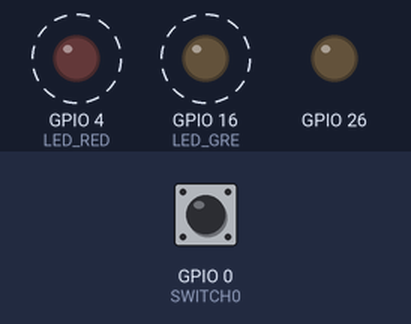
Recording of a sketch running on a simulated ESP32. Parts: output pins drawn as LEDs (lit = HIGH). Dashed ring = blinking. Inputs (shaded band) come from the test bench; at power-on: GPIO 0 (SWITCH0) HIGH.

Above: at 0.35 s.
Timing chart, 0 to 3.3 s (numbered marks = the images above):
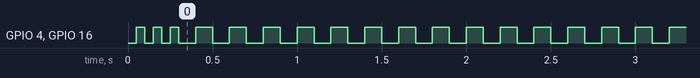

Measured:
- by itself, GPIO 4 (LED_RED), GPIO 16 (LED_GRE): alternates HIGH for 0.10 s and LOW for 0.10 s

The sketch:

BuzzerTest00.ino
```cpp
#include <Arduino.h>
//#include <Esp32.h>
#include <time.h>
#include "def.h"
#include "Init.h"
#include "LedCtrl.h"
#include "Bzctrl.h"

extern float flSound[][12];
extern int beat;
//********************************************************
void setup()
{
  Initialize_Port();

  LedFlash(50,3,false);

  InitBz();

  BzGoUp(10, 10);
  BzStop(200);

}

//********************************************************
void loop()
{

  // Bz_DragonQuest_Preface();
  // BzStop(200);

  // LedFlash(50,3,false);
  // BzGoDown(10,10);
  // BzTest();
  //BzTest2();

  //digitalWrite(26, !digitalRead(26));


  LedFlash(100,1,false);
  if(digitalRead(SWITCH0) == 0)
  {
    while(1)
    {
      LedFlash(10,1,false);
      if(digitalRead(SWITCH0) == 1)
      {
        Bz_DragonQuest_Preface();
        break;
      }
    }
  }


}

//****************************************************************************************************************
//****************************************************************************************************************
//****************************************************************************************************************
```

BzCtrl.h
```cpp
#include <Arduino.h>
#include "def.h"


//void BzNote(int type, int iTime, int scale);
void BzNote(float type, float iTime, float scale, float iPase);
float getScale0(float iNote);
float getScale1(float iNote);
void InitBz();
void BuzzerRing_Dot(int ringNum, int iPeriod);

//Music*********************
void BzRing(float frq, float ringTime);
void BzExtend(float extendTime);
void BzStop(float stopTime);
void BzRest(float restTime);
//Music*********************

void BzTest();
void BzTest2();
void Bz_DragonQuest_Preface();

void BzGoUp(float ringTime, float stopTime);
void BzGoDown(float ringTime, float stopTime);
```

Init.cpp
```cpp
#include <Arduino.h>
#include "init.h"
#include "def.h"

// float flSound[][12] =
//     {
//         {130.813, 138.591, 146.832, 155.563, 164.814, 174.614, 184.997, 195.998, 207.652, 220, 233.082, 246.942},
//         {261.626, 277.183, 293.665, 311.127, 329.628, 349.228, 369.994, 391.995, 415.305, 440, 466.164, 493.883},
//         {523.251, 554.365, 587.33, 622.254, 659.255, 698.456, 739.989, 783.991, 830.609, 880, 932.328, 987.767},
//         {1046.502, 1108.731, 1174.659, 1244.508, 1318.51, 1396.913, 1479.978, 1567.982, 1661.219, 1760, 1864.655, 1975.533},
//         {2093.005, 2217.461, 2349.318, 2489.016, 2637.02, 2793.826, 2959.955, 3135.963, 3322.438, 3520, 3729.31, 3951.066},
//         {4186.009, 0, 0, 0, 0, 0, 0, 0, 0, 0, 0, 0}
//         /*　0ド , 1ド# , 2レ, 3レ#, 4ミ , 5ファ , 6ファ# , 7ソ , 8ソ# , 9ラ , 10ラ# , 11シ　*/
//     };


//test = 0;

void Initialize_Port()
{

    //LED
    pinMode(LED_RED, OUTPUT);
    pinMode(LED_GRE, OUTPUT);

    digitalWrite(LED_RED, HIGH);
    digitalWrite(LED_GRE, HIGH);

    //スポットライト
    //pinMode(SPOT_LIGHT, OUTPUT);
    //digitalWrite(SPOT_LIGHT, LOW);

    //人感センサ
    //pinMode(HUMAN_SENSOR, INPUT);
    //pinMode(15, INPUT);

    //ブザー
    //pinMode(BUZZER_PWM, OUTPUT);
    //digitalWrite(BUZZER_PWM, LOW);

    //テスト用
    pinMode(26, OUTPUT);
    digitalWrite(26, LOW);

    //タクトスイッチ
    pinMode(SWITCH0, INPUT_PULLUP);
}
```

Init.h
```cpp
//変数宣言
//extern float float flSound[][12] ;

void Initialize_Port();
```

LedCtrl.cpp
```cpp
#include "LedCtrl.h"

void LedFlash(int iPeriod, int iLightNum, bool blLighsUp)
{
  int iLoop = iLightNum*2;
  for(int i = 0; i < iLoop; i++)
  {
    digitalWrite(LED_RED, !digitalRead(LED_RED));
    digitalWrite(LED_GRE, !digitalRead(LED_GRE));
    delay(iPeriod);
  }
  if(blLighsUp)
  {
    digitalWrite(LED_RED, LOW);
    digitalWrite(LED_GRE, LOW);
  }
  else
  {
    digitalWrite(LED_RED, HIGH);
    digitalWrite(LED_GRE, HIGH);
  }
}

void LedRighting()
{
    digitalWrite(LED_RED, LOW);
    digitalWrite(LED_GRE, LOW);
}

void LedOff()
{
    digitalWrite(LED_RED, HIGH);
    digitalWrite(LED_GRE, HIGH);
}
```

LedCtrl.h
```cpp
#include <Arduino.h>
#include "def.h"

void LedFlash(int iPeriod, int iLightNum, bool blLighsUp);

void LedRighting();
void LedOff();
```

def.h
```cpp
#define LED_RED 4
#define LED_GRE 16
//#define SPOT_LIGHT 2
//#define HUMAN_SENSOR 15
#define BUZZER_PWM 25
#define SWITCH0 0

#define PWM_BIT_NUM 8
#define PWM_RESOLUTION 256
#define PWM_FRQ1000 1000
#define PWM_FRQ5000 5000
#define PWM_CHANNEL0 0
#define PWM_PIN 25
#define PWM_DUTY 128

#define PWM_FRQ_DO_0 1046.502
#define PWM_FRQ_RE_0 1174.659
#define PWM_FRQ_MI_0 1318.51
#define PWM_FRQ_FA_0 1396.913
#define PWM_FRQ_SO_0 1567.982
#define PWM_FRQ_RA_0 1760
#define PWM_FRQ_SI_0 1975.533
#define PWM_FRQ_DO_1 2093.005
```
